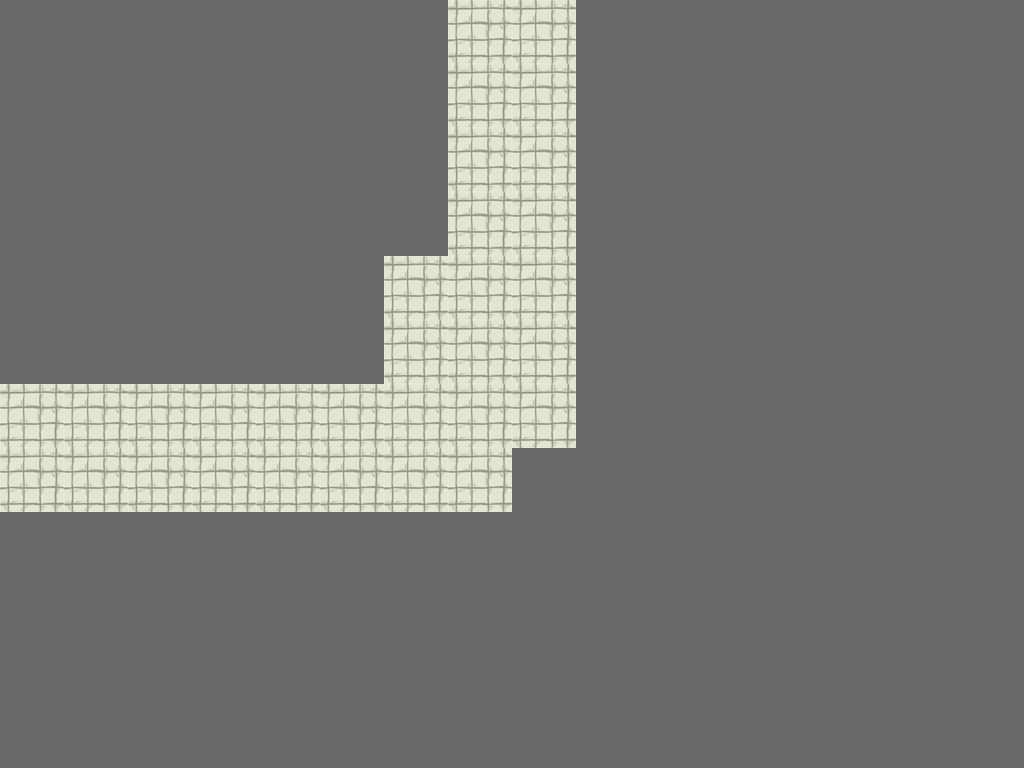

This is a level from a 2D game, rendered from its Tiled map with the project's own tilesets. A one-line summary and the complete map file follow:
An orthogonal 16x12 tile map with 64x64 px tiles, 1 tile layer (Tiles) and 2 objects (2x Door).

<map version="1.0" orientation="orthogonal" width="16" height="12" tilewidth="64" tileheight="64">
 <tileset firstgid="1" name="tileset" tilewidth="64" tileheight="64">
  <image source="../TileSets/tileset.png" width="384" height="192" />
  <tile id="0">
   <properties>
    <property name="walkCost" value="100" />
   </properties>
  </tile>
  <tile id="1">
   <properties>
    <property name="walkCost" value="100" />
   </properties>
  </tile>
  <tile id="6">
   <properties>
    <property name="walkCost" value="100" />
   </properties>
  </tile>
 </tileset>
 <layer name="Tiles" width="16" height="12">
  <data>
   <tile gid="8" />
   <tile gid="8" />
   <tile gid="8" />
   <tile gid="8" />
   <tile gid="8" />
   <tile gid="8" />
   <tile gid="8" />
   <tile gid="1" />
   <tile gid="1" />
   <tile gid="8" />
   <tile gid="8" />
   <tile gid="8" />
   <tile gid="8" />
   <tile gid="8" />
   <tile gid="8" />
   <tile gid="8" />
   <tile gid="8" />
   <tile gid="8" />
   <tile gid="8" />
   <tile gid="8" />
   <tile gid="8" />
   <tile gid="8" />
   <tile gid="8" />
   <tile gid="1" />
   <tile gid="1" />
   <tile gid="8" />
   <tile gid="8" />
   <tile gid="8" />
   <tile gid="8" />
   <tile gid="8" />
   <tile gid="8" />
   <tile gid="8" />
   <tile gid="8" />
   <tile gid="8" />
   <tile gid="8" />
   <tile gid="8" />
   <tile gid="8" />
   <tile gid="8" />
   <tile gid="8" />
   <tile gid="1" />
   <tile gid="1" />
   <tile gid="8" />
   <tile gid="8" />
   <tile gid="8" />
   <tile gid="8" />
   <tile gid="8" />
   <tile gid="8" />
   <tile gid="8" />
   <tile gid="8" />
   <tile gid="8" />
   <tile gid="8" />
   <tile gid="8" />
   <tile gid="8" />
   <tile gid="8" />
   <tile gid="8" />
   <tile gid="1" />
   <tile gid="1" />
   <tile gid="8" />
   <tile gid="8" />
   <tile gid="8" />
   <tile gid="8" />
   <tile gid="8" />
   <tile gid="8" />
   <tile gid="8" />
   <tile gid="8" />
   <tile gid="8" />
   <tile gid="8" />
   <tile gid="8" />
   <tile gid="8" />
   <tile gid="8" />
   <tile gid="1" />
   <tile gid="1" />
   <tile gid="1" />
   <tile gid="8" />
   <tile gid="8" />
   <tile gid="8" />
   <tile gid="8" />
   <tile gid="8" />
   <tile gid="8" />
   <tile gid="8" />
   <tile gid="8" />
   <tile gid="8" />
   <tile gid="8" />
   <tile gid="8" />
   <tile gid="8" />
   <tile gid="8" />
   <tile gid="1" />
   <tile gid="1" />
   <tile gid="1" />
   <tile gid="8" />
   <tile gid="8" />
   <tile gid="8" />
   <tile gid="8" />
   <tile gid="8" />
   <tile gid="8" />
   <tile gid="8" />
   <tile gid="1" />
   <tile gid="1" />
   <tile gid="1" />
   <tile gid="1" />
   <tile gid="1" />
   <tile gid="1" />
   <tile gid="1" />
   <tile gid="1" />
   <tile gid="1" />
   <tile gid="8" />
   <tile gid="8" />
   <tile gid="8" />
   <tile gid="8" />
   <tile gid="8" />
   <tile gid="8" />
   <tile gid="8" />
   <tile gid="1" />
   <tile gid="1" />
   <tile gid="1" />
   <tile gid="1" />
   <tile gid="1" />
   <tile gid="1" />
   <tile gid="1" />
   <tile gid="1" />
   <tile gid="8" />
   <tile gid="8" />
   <tile gid="8" />
   <tile gid="8" />
   <tile gid="8" />
   <tile gid="8" />
   <tile gid="8" />
   <tile gid="8" />
   <tile gid="8" />
   <tile gid="8" />
   <tile gid="8" />
   <tile gid="8" />
   <tile gid="8" />
   <tile gid="8" />
   <tile gid="8" />
   <tile gid="8" />
   <tile gid="8" />
   <tile gid="8" />
   <tile gid="8" />
   <tile gid="8" />
   <tile gid="8" />
   <tile gid="8" />
   <tile gid="8" />
   <tile gid="8" />
   <tile gid="8" />
   <tile gid="8" />
   <tile gid="8" />
   <tile gid="8" />
   <tile gid="8" />
   <tile gid="8" />
   <tile gid="8" />
   <tile gid="8" />
   <tile gid="8" />
   <tile gid="8" />
   <tile gid="8" />
   <tile gid="8" />
   <tile gid="8" />
   <tile gid="8" />
   <tile gid="8" />
   <tile gid="8" />
   <tile gid="8" />
   <tile gid="8" />
   <tile gid="8" />
   <tile gid="8" />
   <tile gid="8" />
   <tile gid="8" />
   <tile gid="8" />
   <tile gid="8" />
   <tile gid="8" />
   <tile gid="8" />
   <tile gid="8" />
   <tile gid="8" />
   <tile gid="8" />
   <tile gid="8" />
   <tile gid="8" />
   <tile gid="8" />
   <tile gid="8" />
   <tile gid="8" />
   <tile gid="8" />
   <tile gid="8" />
   <tile gid="8" />
   <tile gid="8" />
   <tile gid="8" />
   <tile gid="8" />
   <tile gid="8" />
   <tile gid="8" />
   <tile gid="8" />
   <tile gid="8" />
   <tile gid="8" />
   <tile gid="8" />
   <tile gid="8" />
   <tile gid="8" />
  </data>
 </layer>
 <objectgroup name="Objects" width="16" height="12">
  <object name="DoorYellow" type="Door" x="484" y="13" width="64" height="64">
   <properties>
    <property name="direction" value="up" />
    <property name="locked" value="0" />
   </properties>
  </object>
  <object name="DoorYellow" type="Door" x="16" y="412" width="64" height="64">
   <properties>
    <property name="direction" value="left" />
    <property name="locked" value="0" />
   </properties>
  </object>
 </objectgroup>
</map>
